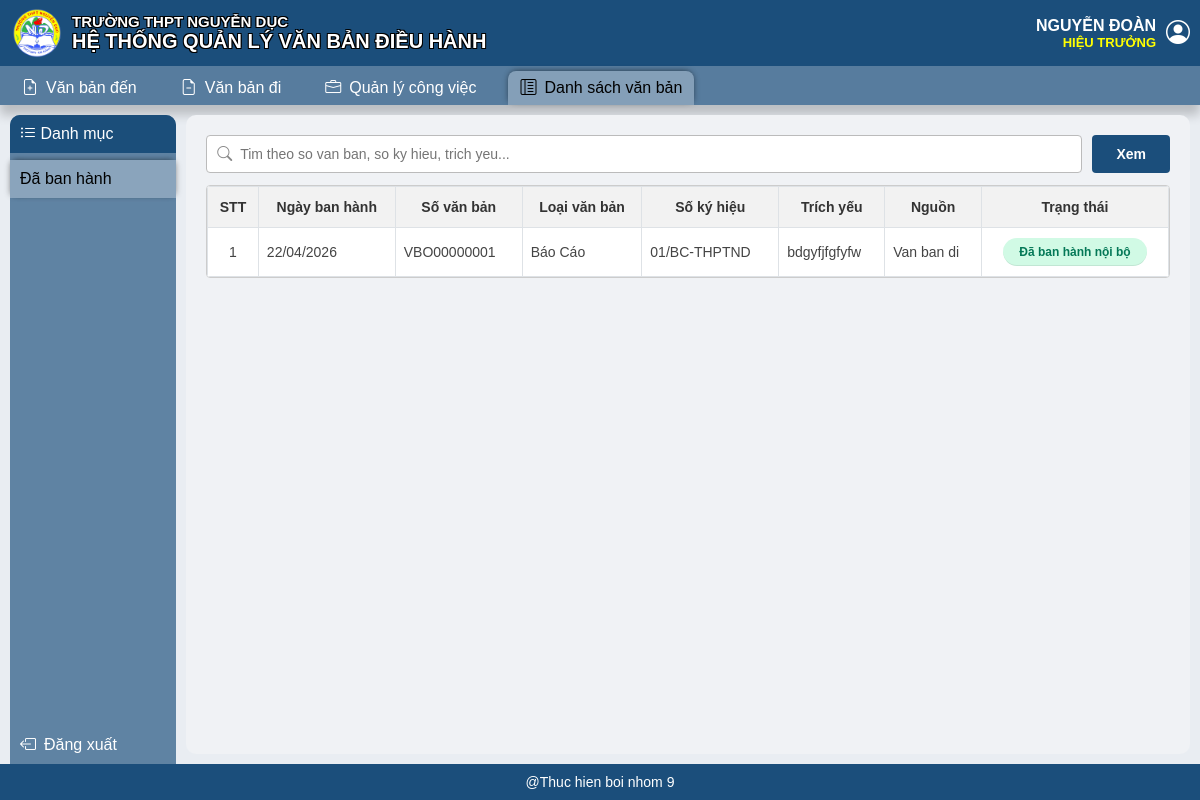
The app's page /danh-sach-van-ban/da-ban-hanh/ (signed in), older data.
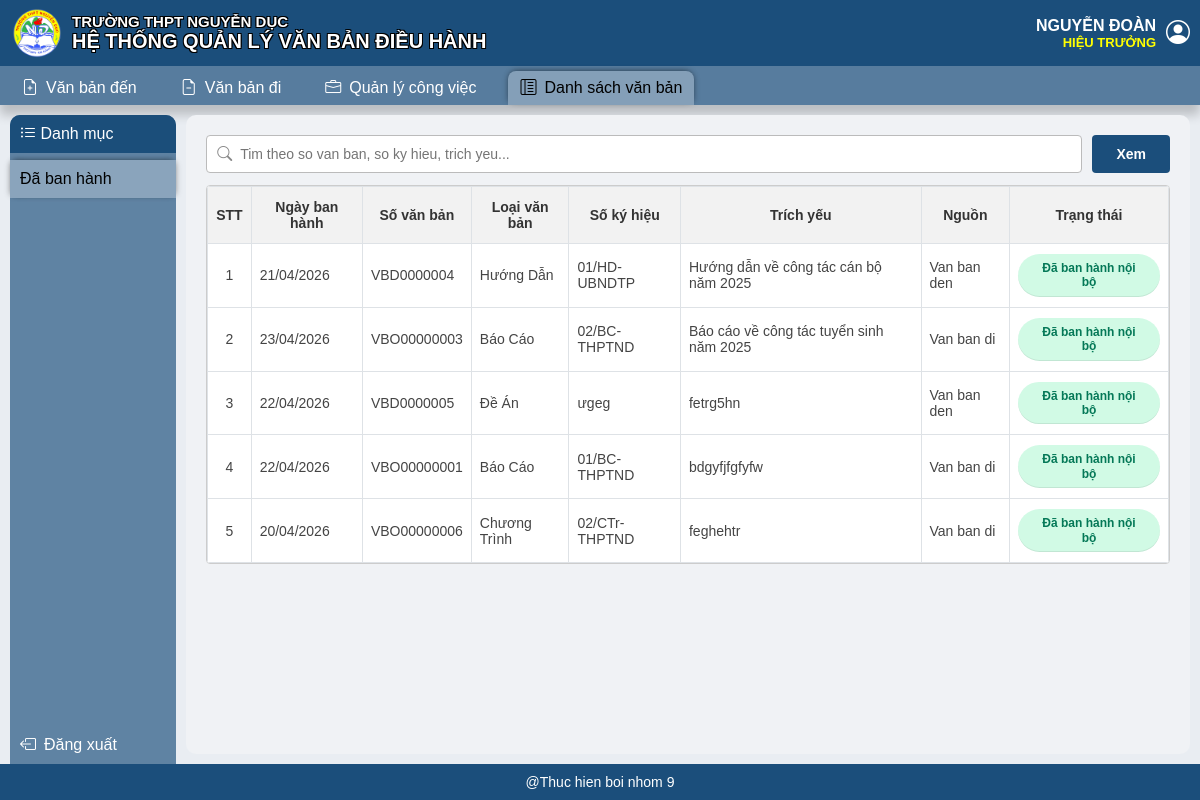
The same page, newer data.
### QLVBDH/models.py (models this page shows, shortened)
class VanBanDi(models.Model):
    class TrangThai(models.TextChoices):
        DU_THAO = "Du thao", "Dự thảo"
        CHO_DUYET = "Cho duyet", "Chờ duyệt"
        DANG_CHINH_SUA = "Dang chinh sua", "Đang chỉnh sửa"
        CHO_DANG_KY = "Cho dang ky", "Chờ đăng ký"
        DA_DANG_KY = "Da dang ky", "Đã đăng ký"
        CHO_LUAN_CHUYEN = "Cho luan chuyen", "Chờ luân chuyển"
        CHO_PHAN_CONG = "Cho phan cong", "Chờ phân công"
        DA_HOAN_THANH = "Da hoan thanh", "Đã hoàn thành"
        DA_BAN_HANH = "Da ban hanh", "Đã ban hành"
    so_vb_di = models.CharField(max_length=10, primary_key=True, blank=True)
    so_thu_tu = models.PositiveIntegerField(null=True, blank=True)
    so_ky_hieu = models.CharField(max_length=50)
    ma_loai_vb = models.ForeignKey(
        LoaiVanBan,
        on_delete=models.PROTECT,
        related_name="van_ban_dis",
    )
    nguoi_tao = models.ForeignKey(
        GiaoVien,
        on_delete=models.PROTECT,
        related_name="van_ban_da_tao",
    )
    trich_yeu = models.CharField(max_length=500)
    nguoi_ky = models.ForeignKey(
        GiaoVien,
        on_delete=models.PROTECT,
        related_name="van_ban_da_ky",
    )
    ngay_ky = models.DateField(null=True, blank=True)
    noi_nhan = models.CharField(max_length=100)
    ban_du_thao = models.FileField(upload_to="van_ban_di/du_thao/", null=True, blank=True)
    ban_chinh_thuc = models.FileField(
        upload_to="van_ban_di/chinh_thuc/",
        null=True,
        blank=True,
    )
    trang_thai_vb_di = models.CharField(max_length=50, default="Soạn thảo")
    da_phat_hanh_ben_ngoai = models.BooleanField(default=False)
    da_ban_hanh_noi_bo = models.BooleanField(default=False)
    da_gui_phan_cong = models.BooleanField(default=False)
    ngay_ban_hanh = models.DateField(null=True, blank=True)
    ma_muc_do = models.ForeignKey(
        MucDoUuTien,
        on_delete=models.PROTECT,
        related_name="van_ban_dis",
    )
    class Meta:
        db_table = "VanBanDi"
        verbose_name = "Văn bản đi"
        verbose_name_plural = "Văn bản đi"
        ordering = ["-ngay_ban_hanh", "-ngay_ky"]
    def get_file_attachments(self, loai_tep):
        return list(self.tep_dinh_kem_dis.filter(loai_tep=loai_tep).order_by("thu_tu", "ngay_tao", "ma_tep"))
    def get_draft_attachments(self):
        return self.get_file_attachments(TepDinhKemVanBanDi.LoaiTep.DU_THAO)
    def get_official_attachments(self):
        return self.get_file_attachments(TepDinhKemVanBanDi.LoaiTep.CHINH_THUC)

class LoaiVanBan(models.Model):
    AP_DUNG_CHOICES = (
        (0, "Van ban di"),
        (1, "Van ban den"),
        (2, "Ca hai"),
    )
    TWO_CAP_MOT_CAP = 0
    TWO_CAP_HAI_CAP = 1
    TWO_CAP_CHOICES = (
        (TWO_CAP_MOT_CAP, "1 cap"),
        (TWO_CAP_HAI_CAP, "2 cap"),
    )
    ma_loai_vb = models.CharField(max_length=10, primary_key=True, blank=True)
    ten_loai_vb = models.CharField(max_length=100, unique=True)
    ten_viet_tat = models.CharField(max_length=20, blank=True)
    ap_dung = models.IntegerField(choices=AP_DUNG_CHOICES, default=2)
    twocap = models.IntegerField(choices=TWO_CAP_CHOICES, default=TWO_CAP_MOT_CAP)
    class Meta:
        db_table = "LoaiVanBan"
        verbose_name = "Loại văn bản"
        verbose_name_plural = "Loại văn bản"
        ordering = ["ten_loai_vb"]

class VanBanDen(models.Model):
    class TrangThai(models.TextChoices):
        CHO_PHAN_CONG = "Cho phan cong", "Chờ phân công"
        CHO_XU_LY = "Cho xu ly", "Chờ xử lý"
        DA_HOAN_THANH = "Da hoan thanh", "Đã hoàn thành"
        DA_BAN_HANH = "Da ban hanh", "Đã ban hành"
    so_vb_den = models.CharField(max_length=10, primary_key=True, blank=True)
    ma_loai_vb = models.ForeignKey(
        LoaiVanBan,
        on_delete=models.PROTECT,
        related_name="van_ban_dens",
    )
    co_quan_ban_hanh = models.CharField(max_length=100)
    so_ky_hieu = models.CharField(max_length=15)
    ngay_ky = models.DateField()
    trich_yeu = models.CharField(max_length=500)
    file_van_ban = models.FileField(upload_to="van_ban_den/", null=True, blank=True)
    trang_thai_vb_den = models.CharField(max_length=100, default="Mới tiếp nhận")
    da_ban_hanh_noi_bo = models.BooleanField(default=False)
    ngay_nhan = models.DateField()
    ma_muc_do = models.ForeignKey(
        MucDoUuTien,
        on_delete=models.PROTECT,
        related_name="van_ban_dens",
    )
    class Meta:
        db_table = "VanBanDen"
        verbose_name = "Văn bản đến"
        verbose_name_plural = "Văn bản đến"
        ordering = ["-ngay_nhan", "-ngay_ky"]
    def get_file_attachments(self):
        return list(self.tep_dinh_kems.order_by("thu_tu", "ngay_tao", "ma_tep"))

### QLVBDH/views.py (the view)
# urls.py: path("danh-sach-van-ban/da-ban-hanh/", van_ban_da_ban_hanh_view, name="van_ban_da_ban_hanh"),
@login_required
def van_ban_da_ban_hanh_view(request):
    giao_vien = getattr(request.user, "ho_so_giao_vien", None)
    denied_response = deny_if_no_permission(request, allowed=can_view_document_list(giao_vien))
    if denied_response:
        return denied_response
    context = {
        "page_title": "Danh sach van ban",
        "active_menu": "document_list",
        "documents": build_published_documents(),
        "is_published_document_list": True,
        "is_created_document_list": False,
        "can_edit_published_documents": is_van_thu(giao_vien),
    }
    return render(request, "danh_sach_van_ban.html", context)

### QLVBDH/context_processors.py (called while the page is built)
def normalize_text(value):
    normalized = unicodedata.normalize("NFD", value or "")
    without_marks = "".join(char for char in normalized if unicodedata.category(char) != "Mn")
    compact = " ".join(without_marks.strip().lower().split())
    return compact.replace(" /", "/").replace("/ ", "/")

def has_role(giao_vien, role_name):
    if giao_vien is None:
        return False
    return normalize_text(giao_vien.chuc_vu) == normalize_text(role_name)

def has_group(giao_vien, group_name):
    if giao_vien is None or not giao_vien.user_id:
        return False
    target = normalize_text(group_name)
    return any(target == normalize_text(name) for name in giao_vien.user.groups.values_list("name", flat=True))

def has_any_group(giao_vien, *group_names):
    return any(has_group(giao_vien, group_name) for group_name in group_names)

def is_limited_bgh_user(giao_vien):
    return has_group(giao_vien, "Ban giam hieu")

### QLVBDH/models.py (called while the page is built)
    @property
    def ten_vai_tro_hien_thi(self):
        return (self.chuc_vu or "").strip()

### QLVBDH/views.py (called while the page is built)
def giao_vien_has_role(giao_vien, role_name):
    if giao_vien is None:
        return False
    return normalize_text(giao_vien.chuc_vu) == normalize_text(role_name)

### QLVBDH/templates/danh_sach_van_ban.html (shortened to what this page needs)
{% extends "base.html" %}
{% load static %}
{% block extra_css %}
    <link rel="stylesheet" href="{% static 'css/danh_sach_van_ban_tong_hop.css' %}">
{% endblock %}
{% block sidebar %}
    {% if is_created_document_list %}
        <a class="combo-button" id="taomoi" href="{% url 'tao_van_ban' %}">
            <label>Tạo mới văn bản</label>
        </a>
        {% if ui_permissions.can_document_list_created %}
            <a class="combo-button active" id="vanbandatao" href="{% url 'van_ban_da_tao' %}">
                <label>Danh sách văn bản đã tạo</label>
            </a>
        {% endif %}
    {% else %}
        <a class="combo-button{% if is_published_document_list %} active{% endif %}" id="vanbandabanhanh" href="{% url 'van_ban_da_ban_hanh' %}">
            <label>Đã ban hành</label>
        </a>
    {% endif %}
{% endblock %}
{% block content %}
    <div class="document-catalog-page" data-can-edit="{% if can_edit_published_documents %}1{% else %}0{% endif %}">
        <div class="search-bar">
            <div class="search-input-wrapper">
                <i class="bi bi-search search-icon"></i>
                <input type="text" id="search-input" placeholder="Tim theo so van ban, so ky hieu, trich yeu...">
            </div>
            <button class="btn-xem" type="button" id="search-button">Xem</button>
        </div>
        <div class="table-responsive">
            <table class="table-custom">
                <thead>
                    <tr>
                        <th>STT</th>
                        <th>Ngày ban hành</th>
                        <th>Số văn bản</th>
                        <th>Loại văn bản</th>
                        <th>Số ký hiệu</th>
                        <th>Trích yếu</th>
                        <th>Nguồn</th>
                        <th>Trạng thái</th>
                    </tr>
                </thead>
                <tbody id="catalog-table-body">
                    {% for document in documents %}
                        <tr
                            data-record-id="{{ document.record_id }}"
                            data-loai="{{ document.loai }}"
                            data-ngay-ban-hanh="{{ document.ngay_ban_hanh_display }}"
                            data-so-van-ban="{{ document.so_van_ban }}"
                            data-loai-vb="{{ document.ten_loai_vb }}"
                            data-so-ky-hieu="{{ document.so_ky_hieu }}"
                            data-trich-yeu="{{ document.trich_yeu }}"
                            data-nguon="{{ document.nguon }}"
                            data-co-quan-ban-hanh="{{ document.co_quan_ban_hanh }}"
                            data-trang-thai="{{ document.trang_thai }}"
                            data-file-name="{{ document.file_name }}"
                            data-file-url="{{ document.file_url }}"
                            data-edit-url="{{ document.edit_url|default:'' }}"
                        >
                            <td class="text-center">{{ document.stt }}</td>
                            <td>{{ document.ngay_ban_hanh_display }}</td>
                            <td>{{ document.so_van_ban }}</td>
                            <td>{{ document.ten_loai_vb }}</td>
                            <td>{{ document.so_ky_hieu }}</td>
                            <td>{{ document.trich_yeu }}</td>
                            <td>{{ document.nguon }}</td>
                            <td class="text-center"><span class="status-badge">{{ document.trang_thai }}</span></td>
                        </tr>
                    {% empty %}
                        <tr><td colspan="8" class="empty-state">Không có văn bản nào trong danh mục này.</td></tr>
                    {% endfor %}
                </tbody>
            </table>
        </div>
    </div>
{% endblock %}

Row changes from the older to the newer data that the page shows:
added VanBanDen: so_van_ban "VBD0000004", so_ky_hieu "01/HD-UBNDTP", trich_yeu "Hướng dẫn về công tác cán bộ năm 2025"
now on this page (row unchanged): LoaiVanBan: ten_loai_vb "Hướng Dẫn"
added VanBanDi: so_van_ban "VBO00000003", so_ky_hieu "02/BC-THPTND", trich_yeu "Báo cáo về công tác tuyển sinh năm 2025"
added VanBanDen: so_van_ban "VBD0000005", so_ky_hieu "ưgeg", trich_yeu "fetrg5hn"
now on this page (row unchanged): LoaiVanBan: ten_loai_vb "Đề Án"
added VanBanDi: so_van_ban "VBO00000006", so_ky_hieu "02/CTr-THPTND", trich_yeu "feghehtr"
now on this page (row unchanged): LoaiVanBan: ten_loai_vb "Chương Trình"
Text that changed along with them:
new list line: "1 21/04/2026 Van ban den Đã ban hành nội bộ"
new list line: "2 23/04/2026 Van ban di Đã ban hành nội bộ"
new list line: "Báo Cáo"
new list line: "3 22/04/2026 Van ban den Đã ban hành nội bộ"
new list line: "4 22/04/2026 Van ban di Đã ban hành nội bộ"
new list line: "VBO00000001 01/BC-THPTND bdgyfjfgfyfw"
new list line: "5 20/04/2026 Van ban di Đã ban hành nội bộ"
list line gone: "1 22/04/2026 Van ban di Đã ban hành nội bộ"
list line gone: "VBO00000001 01/BC-THPTND bdgyfjfgfyfw"
list line gone: "Báo Cáo"
